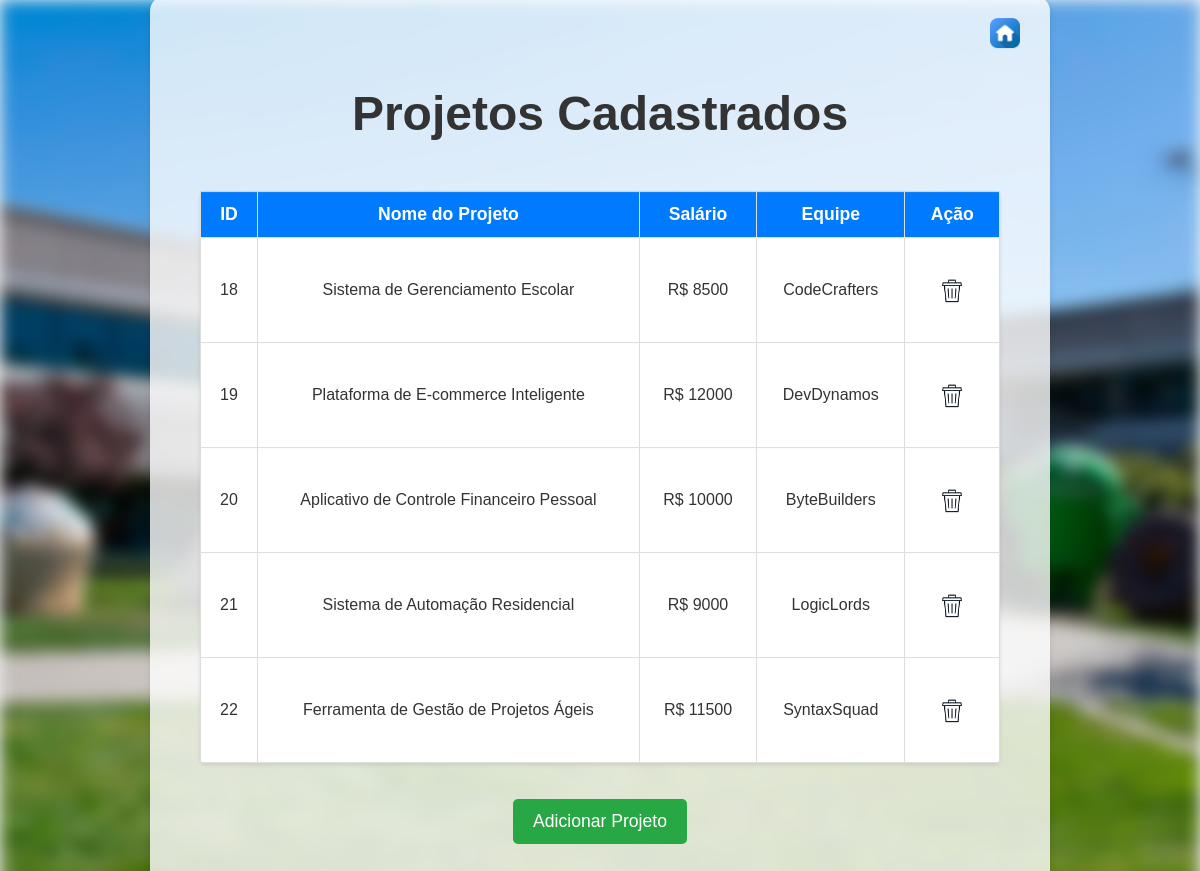
The app's page /projetos.php with its own data.
### tables this page shows
CREATE TABLE `tb_projetos` (
  `id_projeto` int(11) NOT NULL,
  `nome` varchar(50) NOT NULL,
  `salario` double NOT NULL
);

CREATE TABLE `tb_equipe` (
  `id_equipe` int(11) NOT NULL,
  `nome` varchar(50) NOT NULL
);

### clsConexao.php (called while the page is built, shortened)
<?php
class clsConexao {
    private static $instancia = null;
    private $conexao;
    private function __construct() {
        $this->conexao = new mysqli('localhost', 'root', '', 'bd_empresa');
    }
    public static function getInstancia() {
        if (!self::$instancia) {
            self::$instancia = new clsConexao();
        }
        return self::$instancia;
    }
    public function executarConsulta($sql, $parametros = []) {
        $stmt = $this->conexao->prepare($sql);
        $stmt->execute();
        return $stmt;
    }
}
?>

### clsProjeto.php (called while the page is built, shortened)
<?php
require_once 'clsConexao.php';
class clsProjeto {
    private $conexao;
    public function __construct() {
        $this->conexao = clsConexao::getInstancia();
    }
    public function selecionarTodos() {
        $sql = "
            SELECT
                p.id_projeto,
                p.nome AS nome_projeto,
                p.salario,
                e.id_equipe,
                e.nome AS nome_equipe
            FROM
                tb_projetos p
            LEFT JOIN
                tb_projetos_equipes pe ON p.id_projeto = pe.id_projeto
            LEFT JOIN
                tb_equipe e ON pe.id_equipe = e.id_equipe
        ";
        $stmt = $this->conexao->executarConsulta($sql);
        $resultado = $stmt->get_result();
        return $resultado->fetch_all(MYSQLI_ASSOC);
    }
}
?>

### projetos.php (the view, shortened to what this page needs)
<?php
require_once 'clsProjeto.php';
$projetos = new clsProjeto();
echo "<html lang='pt-BR'>
    <head>
        <meta charset='UTF-8'>
        <meta name='viewport' content='width=device-width, initial-scale=1.0'>
        <title>Cadastro de Projetos</title>
        <link rel='stylesheet' type='text/css' href='estilos/style_projetos.css'>
        <script src='scripts/script.js'></script>
    </head>
    <body>
        <div class='background'></div>
        <div class='content'>
            <h2>Projetos Cadastrados</h2>";
$registros = $projetos->selecionarTodos();
if ($registros) {
    echo '<center><table border="1px">';
    echo '<tr><th>ID</th><th>Nome do Projeto</th><th>Salário</th><th>Equipe</th><th>Ação</th></tr>';
    foreach ($registros as $linha) {
        echo '<tr>';
        echo '<td>' . $linha['id_projeto'] . '</td>';
        echo '<td>' . $linha['nome_projeto'] . '</td>';
        echo '<td>R$ ' . $linha['salario'] . '</td>';
        echo '<td>' . $linha['nome_equipe'] . '</td>';
        echo '<td><a href="?acao=excluir1&id=' . $linha['id_projeto'] . '">
                  <img src="imagens/lixeira.png" alt="Excluir" width="50" height="50">
              </a></td>';
        echo '</tr>';
    }
    echo '</table></center>';
} else {
    echo '<h4>Nenhum Projeto encontrado.</h4>';
}
echo '<br><br>';
echo '<button onclick="document.getElementById(\'formularioProjeto\').style.display=\'block\'">Adicionar Projeto</button>';
echo '<button id="homeButton" onclick="window.location.href=\'index.php\'">
    <img src="imagens/casa.png" alt="Home">
</button>';
echo "</body></html>";
?>

### estilos/style_projetos.css (style rules this page uses)
body { font-family: Arial, sans-serif; margin: 0; padding: 0; min-height: 100vh; background-color: #f4f4f4; }
.content { position: absolute; top: 50%; left: 50%; transform: translate(-50%, -50%); text-align: center; background-color: rgba(255, 255, 255, 0.8); padding: 50px; border-radius: 15px; box-shadow: 0 4px 6px rgba(0, 0, 0, 0.1); width: 800px; opacity: 0; animation: fadeIn 1s ease-out forwards; transition: transform 0.3s ease-out; }
.content h2 { font-size: 3em; margin-bottom: 50px; color: #333; }
.content a { display: block; text-decoration: none; color: #007BFF; font-size: 1.8em; margin: 15px 0; transition: color 0.3s, transform 0.3s ease-out; }
#homeButton { position: fixed; top: 10px; right: 10px; background-color: transparent; border: none; cursor: pointer; }
#homeButton img { width: 30px; height: 30px; transition: transform 0.3s ease-out; }
table { width: 100%; border-collapse: collapse; margin-top: 20px; border: 1px solid #ddd; background-color: #fff; box-shadow: 0 2px 4px rgba(0, 0, 0, 0.1); border-radius: 5px; }
table th, table td { padding: 12px 15px; text-align: center; border-bottom: 1px solid #ddd; }
table th { background-color: #007BFF; color: white; font-size: 1.1em; }
table td { font-size: 1em; color: #333; }
button { padding: 12px 20px; background-color: #28a745; color: white; border: none; border-radius: 5px; font-size: 1.1em; cursor: pointer; margin-bottom: 30px; transition: background-color 0.3s ease, transform 0.3s ease; }

### records on screen
tb_projetos: id_projeto "18", nome "Sistema de Gerenciamento Escolar", salario "8500", tb_equipe.nome "CodeCrafters"
tb_projetos: id_projeto "19", nome "Plataforma de E-commerce Inteligente", salario "12000", tb_equipe.nome "DevDynamos"
tb_projetos: id_projeto "20", nome "Aplicativo de Controle Financeiro Pessoal", salario "10000", tb_equipe.nome "ByteBuilders"
tb_projetos: id_projeto "21", nome "Sistema de Automação Residencial", salario "9000", tb_equipe.nome "LogicLords"
tb_projetos: id_projeto "22", nome "Ferramenta de Gestão de Projetos Ágeis", salario "11500", tb_equipe.nome "SyntaxSquad"
